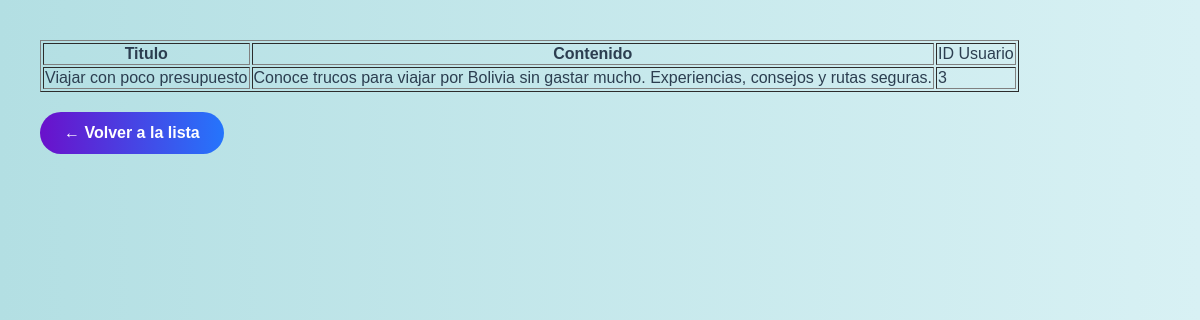
Page /controllers/user_posts.php?id=3 on the committed database.
### tables this page shows
CREATE TABLE posts (
    id INT UNSIGNED AUTO_INCREMENT PRIMARY KEY,
    title VARCHAR(50) NOT NULL,
    content VARCHAR(512),
    user_id INT UNSIGNED NOT NULL,
    created_at TIMESTAMP DEFAULT CURRENT_TIMESTAMP,
    updated_at TIMESTAMP DEFAULT CURRENT_TIMESTAMP ON UPDATE CURRENT_TIMESTAMP,
    FOREIGN KEY (user_id) REFERENCES users(id)
);

### models/Connection.php (called while the page is built, shortened)
<?php
class Connection{
    private $host = "localhost:3308";
    private $user = "root";
    private $password = "";
    private $db = "actividad7";
    private $port = 3306;
    protected function connect(){
        try{
            $this->connection = mysqli_connect($this->host, $this->user, $this->password, $this->db, $this->port);
        } catch (Exception $e){
            echo "Error: " . $e->getMessage();
            die("Connection failed");
        }
    }
}

### models/Post.php (called while the page is built, shortened)
<?php
include_once "Connection.php";
class Post extends Connection{
    private $table = "posts";
    public function userPosts($user_id){
        $pre = $this->connection->prepare(
            "SELECT * from $this->table WHERE user_id = ?"
        );
        $pre->bind_param('i',$user_id);
        $pre->execute();
        $res = $pre->get_result();
        $posts = $res->fetch_all(MYSQLI_ASSOC);
        return $posts;
    }
}

### views/user_posts.php (the view, shortened to what this page needs)
<!DOCTYPE html>
<html lang="en">
<head>
    <link rel="stylesheet" href="../public/estilos.css">
</head>
<body>
    <table border="1">
        <tr>
            <th>Titulo</th>
            <th>Contenido</th>
            <td>ID Usuario</td>
        </tr>
        <?php
        foreach ($posts as $post){
            echo "<tr>";
                echo "<td>".$post['title']."</td>";
                echo "<td>".$post['content']."</td>";
                echo "<td>".$post['user_id']."</td>";
            echo "</tr>";
        }
        ?>
    </table>
</body>
<a href="../index.php" class="btn-volver">← Volver a la lista</a>
</html>

### public/estilos.css (style rules this page uses)
body { margin: 0; padding: 40px; font-family: 'Poppins', sans-serif; background: linear-gradient(to right, #b3dfe3, #d8f1f4); color: #2c3e50; }
.btn-volver { display: inline-block; margin-top: 20px; padding: 12px 24px; background: linear-gradient(to right, #6a11cb, #2575fc); color: white; text-decoration: none; border-radius: 50px; font-size: 16px; font-weight: bold; transition: transform 0.2s ease, background-color 0.3s ease; }

### rows in the picture
posts: title "Viajar con poco presupuesto", content "Conoce trucos para viajar por Bolivia sin gastar mucho. Experiencias, consejos y rutas seguras.", user "3"
